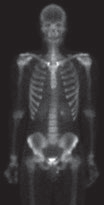
%> input picture Processamento de Imagens/Exercicios/Lista 3/Esqueleto/esqueleto.png, 104 x 205 px
$ octave --eval "result = mudarEsqueleto;"   (GNU Octave 9; MATLAB toolbox functions it lacks are replaced by stand-ins)
%> lines starting %> are read from the running program, lines starting %| are printed output that depends on the picture
function f = mudarEsqueleto()
  pkg load image
  Imagem = imread("esqueleto.png");
%> Imagem is the input picture: size 205x104x3 uint8; mean R, G, B 58, 55.9, 57.4
  IntensidadeMedia = 0;
  for linha = 1:size(Imagem)(1)
    for coluna = 1:size(Imagem)(2)
      IntensidadeMedia = IntensidadeMedia + double(Imagem(linha, coluna));
    end
  end
%> after the loop, IntensidadeMedia = 1237084

  IntensidadeMediaFinal = (round(IntensidadeMedia / (size(Imagem)(1) * size(Imagem)(2))) * 2) - 31
%> IntensidadeMediaFinal = 85
  for linha = 1:size(Imagem)(1)
    for coluna = 1:size(Imagem)(2)
      if (Imagem(linha, coluna) < IntensidadeMediaFinal)
        MatrizFinal(linha, coluna) = IntensidadeMediaFinal;
      else
        MatrizFinal(linha, coluna) = Imagem(linha, coluna);
      end
    end
  end
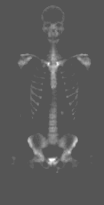
%> MatrizFinal: size 205x104 double; min 85, max 255, mean 89.7
  f = MatrizFinal;

  figure, imshow(imcomplement(Imagem));
%> after `imshow(imcomplement(Imagem))`:
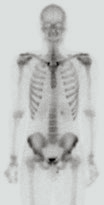
%> displayed picture: size 205x104x3, on the screen's scale of 0 to 255; mean R, G, B 197, 199.1, 197.6
  figure, imshow(uint8(MatrizFinal));

endfunction
